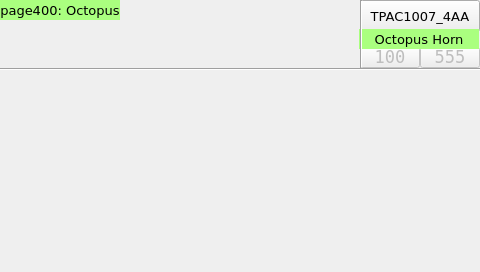
<?xml version="1.0" encoding="UTF-8"?>
<ui version="4.0">
<class>page400</class>
<widget class="QWidget" name="page400">
<property name="geometry">
<rect>
<x>0</x>
<y>0</y>
<width>480</width>
<height>272</height>
</rect>
</property>
<property name="minimumSize">
<size>
<width>480</width>
<height>272</height>
</size>
</property>
<property name="maximumSize">
<size>
<width>480</width>
<height>272</height>
</size>
</property>
<property name="windowTitle">
<string>page400</string>
</property>
<property name="styleSheet">
<string notr="true">QWidget#page400
{
}</string>
</property>
<widget class="ATCMbutton" name="atcmButton_5">
<property name="geometry">
<rect>
<x>360</x>
<y>0</y>
<width>120</width>
<height>32</height>
</rect>
</property>
<property name="font">
<font>
<family>DejaVu Sans</family>
<pointsize>10</pointsize>
<weight>50</weight>
<bold>false</bold>
</font>
</property>
<property name="toolTip">
<string/>
</property>
<property name="whatsThis">
<string>ATCMbutton widget</string>
</property>
<property name="pageName">
<string>menu</string>
</property>
<property name="statusvar">
<string/>
</property>
<property name="viewStatus">
<bool>false</bool>
</property>
<property name="refresh">
<number>200</number>
</property>
<property name="visibilityVar">
<string/>
</property>
<property name="bgColor">
<color>
<red>85</red>
<green>255</green>
<blue>255</blue>
</color>
</property>
<property name="borderColor">
<color>
<red>220</red>
<green>220</green>
<blue>220</blue>
</color>
</property>
<property name="text">
<string>TPAC1007_4AA</string>
</property>
<property name="pressText">
<string>TPAC1007_4AA</string>
</property>
<property name="borderWidth">
<number>2</number>
</property>
<property name="borderRadius">
<number>0</number>
</property>
<property name="apparence">
<enum>QFrame::Raised</enum>
</property>
</widget>
<widget class="Line" name="line">
<property name="geometry">
<rect>
<x>0</x>
<y>68</y>
<width>481</width>
<height>3</height>
</rect>
</property>
<property name="orientation">
<enum>Qt::Horizontal</enum>
</property>
</widget>
<widget class="ATCMlabel" name="atcmLabel_6">
<property name="enabled">
<bool>false</bool>
</property>
<property name="geometry">
<rect>
<x>360</x>
<y>47</y>
<width>60</width>
<height>21</height>
</rect>
</property>
<property name="font">
<font>
<family>DejaVu Sans Mono</family>
<pointsize>13</pointsize>
<weight>50</weight>
<bold>false</bold>
</font>
</property>
<property name="text">
<string>100</string>
</property>
<property name="toolTip">
<string>PLC_FWrevision</string>
</property>
<property name="whatsThis">
<string>ATCMlabel widget</string>
</property>
<property name="variable">
<string>PLC_FWrevision</string>
</property>
<property name="refresh">
<number>200</number>
</property>
<property name="max">
<string>0</string>
</property>
<property name="min">
<string>0</string>
</property>
<property name="viewStatus">
<bool>false</bool>
</property>
<property name="visibilityVar">
<string/>
</property>
<property name="bgColor">
<color>
<red>255</red>
<green>255</green>
<blue>127</blue>
</color>
</property>
<property name="fontColor">
<color>
<red>0</red>
<green>0</green>
<blue>0</blue>
</color>
</property>
<property name="borderWidth">
<number>0</number>
</property>
<property name="borderRadius">
<number>0</number>
</property>
</widget>
<widget class="ATCMlabel" name="atcmLabel_7">
<property name="enabled">
<bool>false</bool>
</property>
<property name="geometry">
<rect>
<x>420</x>
<y>47</y>
<width>60</width>
<height>21</height>
</rect>
</property>
<property name="font">
<font>
<family>DejaVu Sans Mono</family>
<pointsize>13</pointsize>
</font>
</property>
<property name="text">
<string>555</string>
</property>
<property name="toolTip">
<string>PLC_HWconfig</string>
</property>
<property name="whatsThis">
<string>ATCMlabel widget</string>
</property>
<property name="variable">
<string>PLC_HWconfig</string>
</property>
<property name="refresh">
<number>200</number>
</property>
<property name="max">
<string>0</string>
</property>
<property name="min">
<string>0</string>
</property>
<property name="viewStatus">
<bool>false</bool>
</property>
<property name="visibilityVar">
<string/>
</property>
<property name="bgColor">
<color>
<red>255</red>
<green>255</green>
<blue>127</blue>
</color>
</property>
<property name="fontColor">
<color>
<red>0</red>
<green>0</green>
<blue>0</blue>
</color>
</property>
<property name="borderWidth">
<number>0</number>
</property>
<property name="borderRadius">
<number>0</number>
</property>
<property name="format">
<enum>ATCMlabel::Hex</enum>
</property>
</widget>
<widget class="QLabel" name="label_18">
<property name="geometry">
<rect>
<x>359</x>
<y>29</y>
<width>120</width>
<height>20</height>
</rect>
</property>
<property name="font">
<font>
<family>DejaVu Sans</family>
<pointsize>10</pointsize>
</font>
</property>
<property name="styleSheet">
<string notr="true">background-color: rgb(170, 255, 127);</string>
</property>
<property name="text">
<string>Octopus Horn</string>
</property>
<property name="alignment">
<set>Qt::AlignCenter</set>
</property>
</widget>
<widget class="Line" name="line_11">
<property name="geometry">
<rect>
<x>360</x>
<y>0</y>
<width>3</width>
<height>68</height>
</rect>
</property>
<property name="orientation">
<enum>Qt::Vertical</enum>
</property>
</widget>
<widget class="QLabel" name="label_19">
<property name="geometry">
<rect>
<x>0</x>
<y>0</y>
<width>120</width>
<height>20</height>
</rect>
</property>
<property name="font">
<font>
<family>DejaVu Sans</family>
<pointsize>10</pointsize>
</font>
</property>
<property name="styleSheet">
<string notr="true">background-color: rgb(170, 255, 127);</string>
</property>
<property name="text">
<string>page400: Octopus</string>
</property>
<property name="alignment">
<set>Qt::AlignCenter</set>
</property>
</widget>
</widget>
<customwidgets>
<customwidget>
<class>ATCMbutton</class>
<extends>QPushButton</extends>
<header>atcmplugin.h</header>
</customwidget>
<customwidget>
<class>ATCMlabel</class>
<extends>QPushButton</extends>
<header>atcmplugin.h</header>
</customwidget>
</customwidgets>
<resources/>
 <connections>
  <connection>
   <sender>atcmButton_5</sender>
   <signal>newPage(const char*,bool)</signal>
   <receiver>page400</receiver>
   <slot>goto_page(const char*,bool)</slot>
  </connection>
 </connections>
<slots>
<slot>goto_page(const char*,bool)</slot>
</slots>
</ui>
